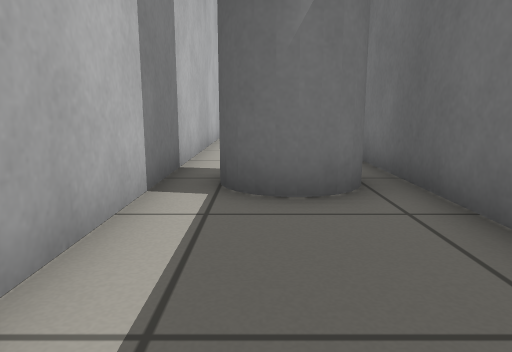
[1] (above)

24 first-person views from a walk through a Gazebo world. The camera is 0.5 m above the floor, tilts 10° down and sees 70° across. The floor is counted in squares, 0.5 m on a side. Each view is taken from the middle of a square. On the plan, view 1 faces up. The plan holds only what a view shows up to about 13 squares ahead; the rest is blank.

[2]
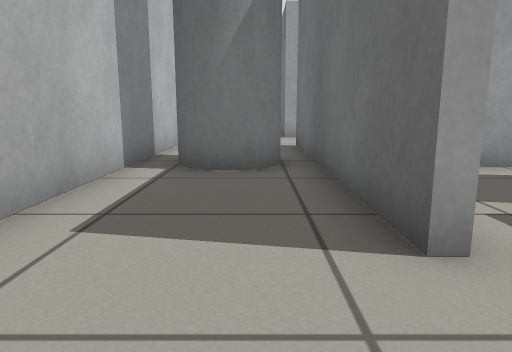

[3]
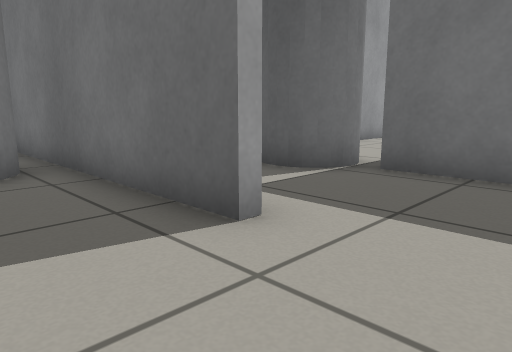

[4]
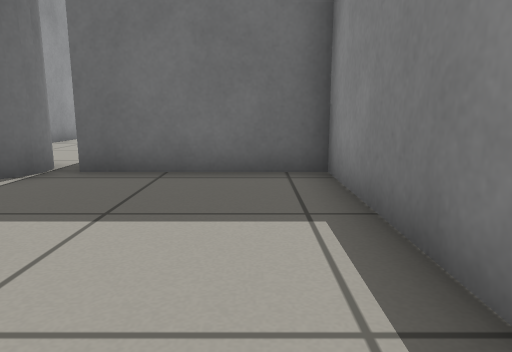

[5]
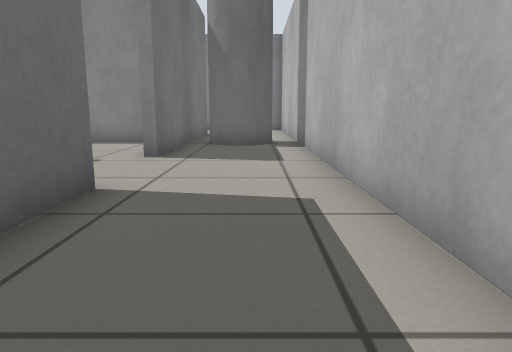

[6]
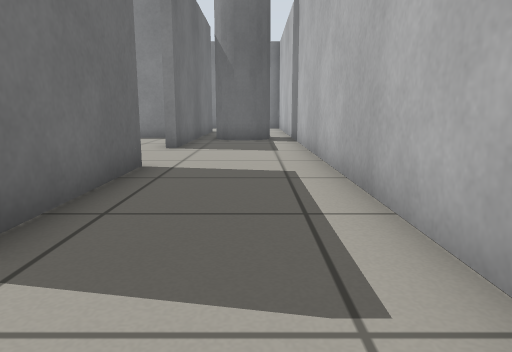

[7]
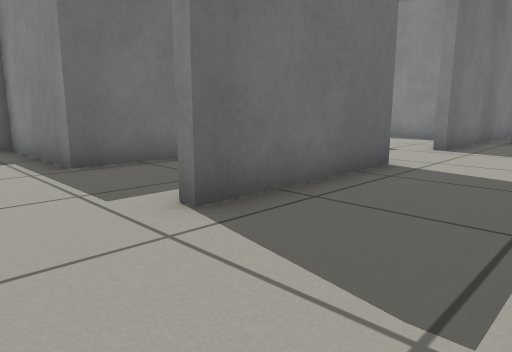

[8]
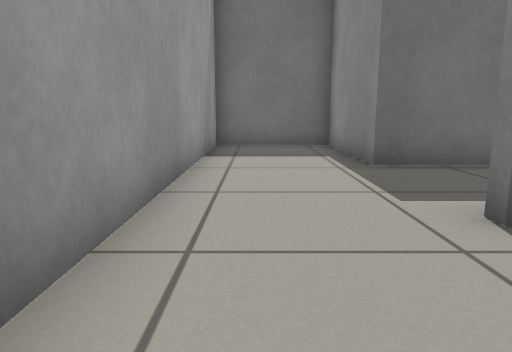

[9]
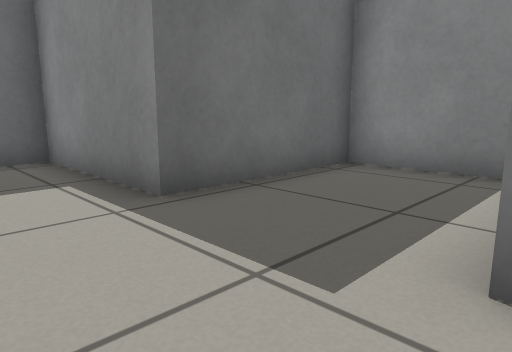

[10]
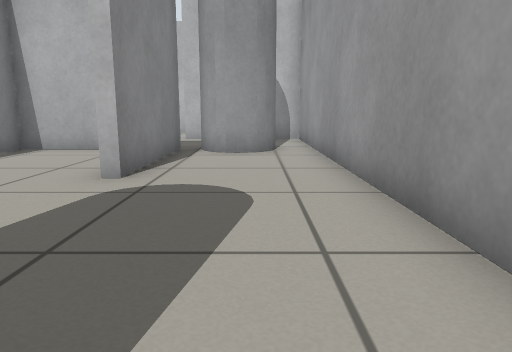

[11]
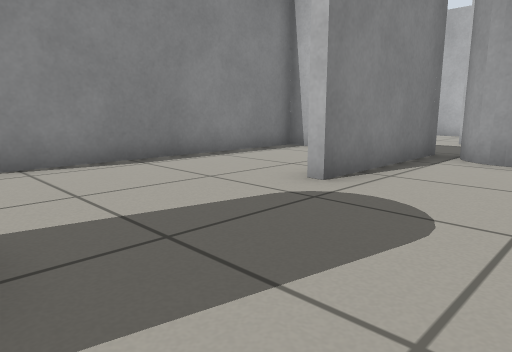

[12]
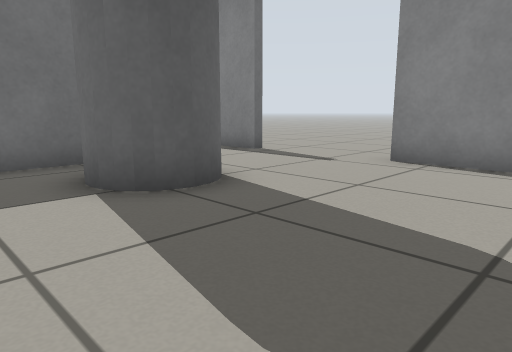

[13]
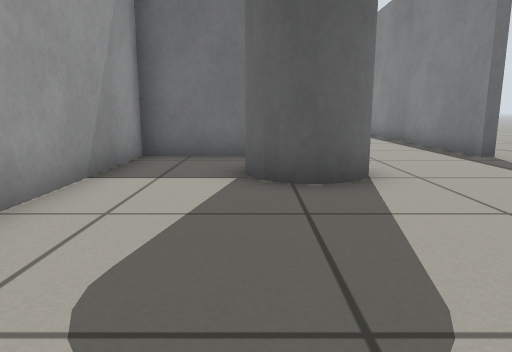

[14]
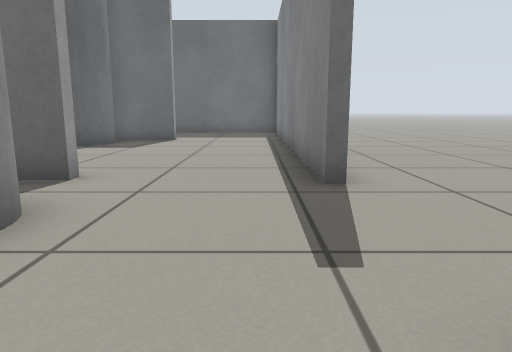

[15]
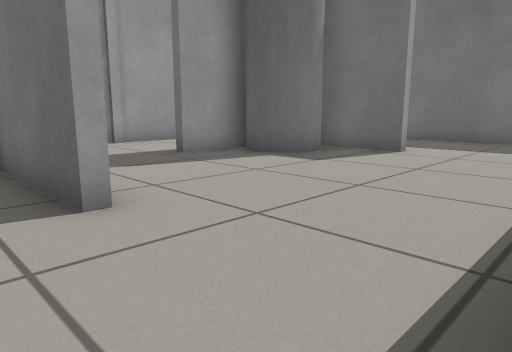

[16]
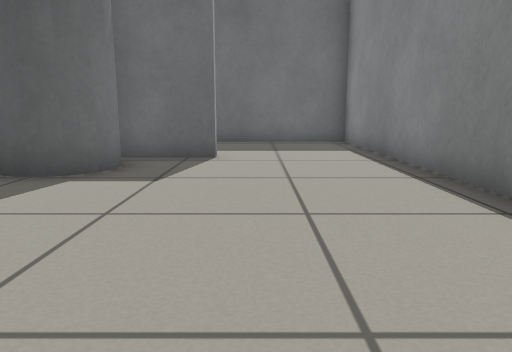

[17]
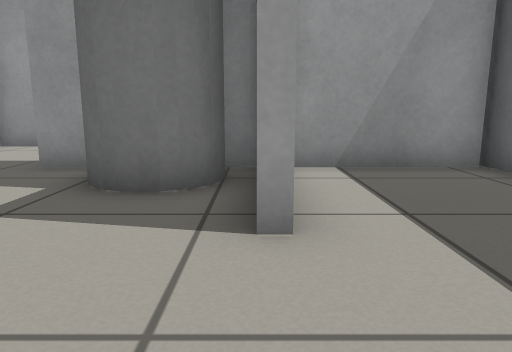

[18]
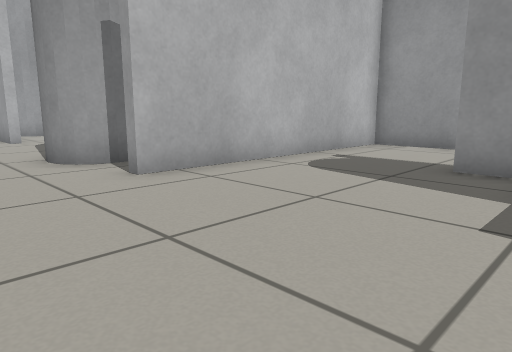

[19]
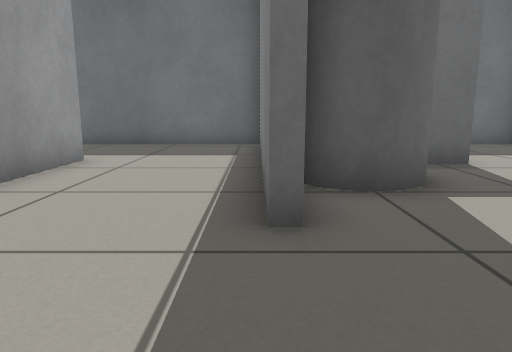

[20]
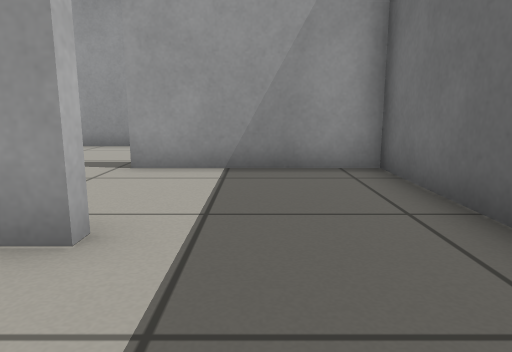

[21]
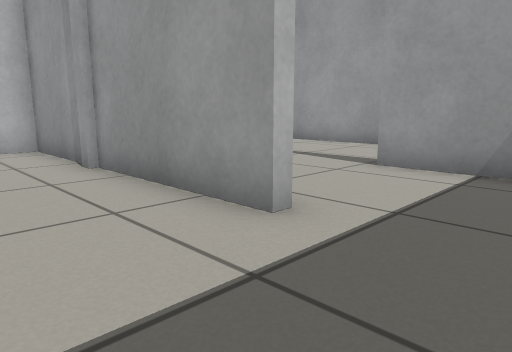

[22]
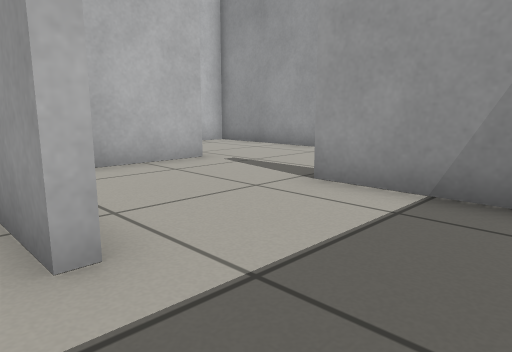

[23]
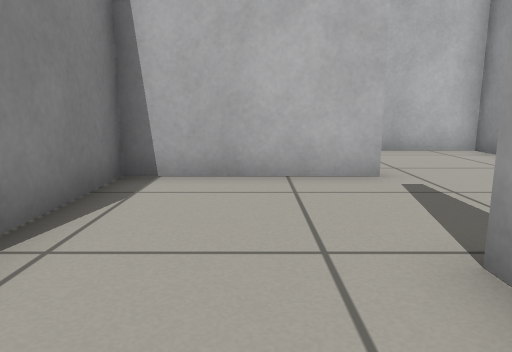

[24]
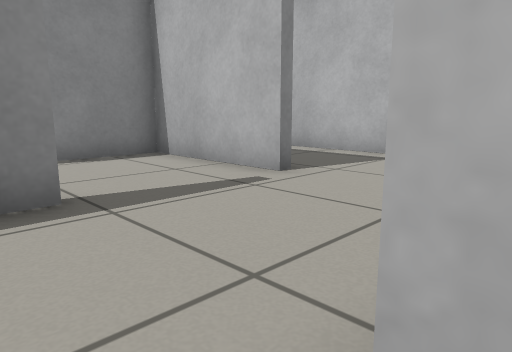

### Floor plan
Key: @ floor where view 1 was taken; # wall or solid block; . floor; C grey cylinder.
Columns run from 2 left of view 1 to 30 right of it. Each row starts with its distance up from view 1.
 20    ##########
 19  ...........#
 18  ...........#
 17 #.......#####       #########.
 16 #...#...#           #.........
 15 #...#...#           #.........
 14 #...#...#           #.........
 13 #...#####           #.......#####
 12 #....               #...#.......#
 11 #.....              #.. #.......#
 10 #.....              #   #.......#
  9 #......             #########...#
  8 #...#..             #...........#
  7 #...#..             #...........#
  6 #.CC#...            #...........#
  5 #.CC#################....########
  4 #.C.#...............#.....CC#...#
  3 #...#..CCC..........#.....CC#...#
  2 #...#..CCC........C.#.......#...#
  1 #...#...#####....C C#.......#...#
  0  .@.....#.........C.............#
 -1   ......#.......................#
 -2   ......#.......................#
 -3     #############....############
 -4                  ........
 -5                  ........

Where each view was taken, in squares from view 1:
view 1: 0 up, 0 right, facing up
view 2: 2 down, 1 right, facing up
view 3: 2 down, 0 right, facing up-right
view 4: 2 down, 0 right, facing right
view 5: 17 up, 0 right, facing down
view 6: 19 up, 0 right, facing down
view 7: 19 up, 1 left, facing down-right
view 8: 19 up, 1 left, facing right
view 9: 19 up, 2 right, facing down-right
view 10: 3 up, 16 right, facing left
view 11: 4 up, 15 right, facing down-left
view 12: 4 up, 11 right, facing down-right
view 13: 2 up, 10 right, facing right
view 14: 2 down, 13 right, facing right
view 15: 3 down, 17 right, facing up-right
view 16: 0 up, 18 right, facing right
view 17: 2 down, 26 right, facing up
view 18: 2 down, 24 right, facing up-left
view 19: 5 up, 19 right, facing right
view 20: 6 up, 28 right, facing up
view 21: 6 up, 29 right, facing up-left
view 22: 8 up, 29 right, facing up-left
view 23: 11 up, 28 right, facing left
view 24: 17 up, 27 right, facing down-left
